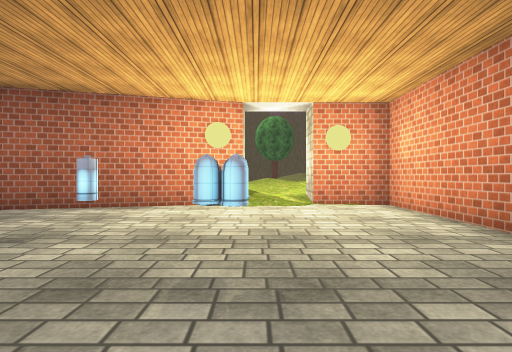
View 1 (above)

12 first-person views from a walk through a Unity game level. The camera is 1.2 m above the floor, looks level and sees 80° across. The floor is counted in squares, 2 m on a side. Each view is taken from the middle of a square. On the plan, view 1 faces up. The plan holds only what a view shows up to about 9 squares ahead; the rest is blank. The place goes on beyond the plan. Some trees and plants on the terrain are drawn as simple stand-ins. The player character is not drawn. Some animated figures are left out. Some surface patterns are stand-ins.

View 2
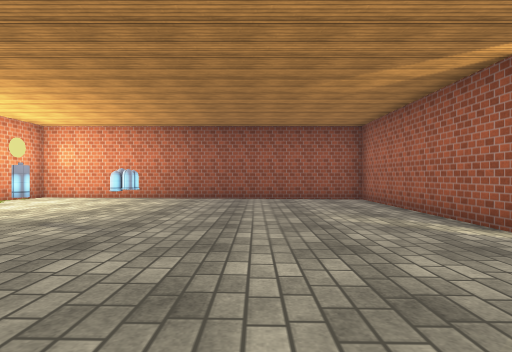

View 3
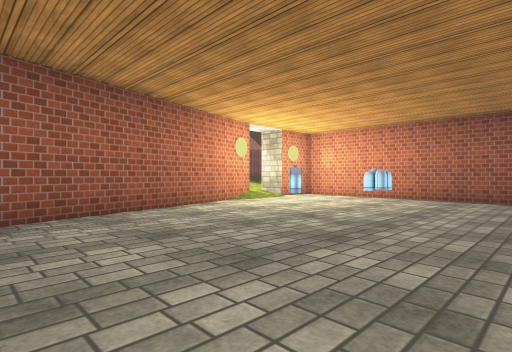

View 4
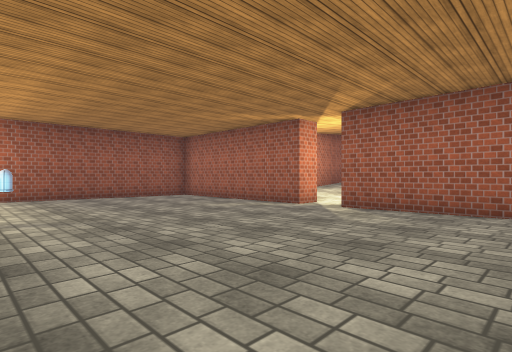

View 5
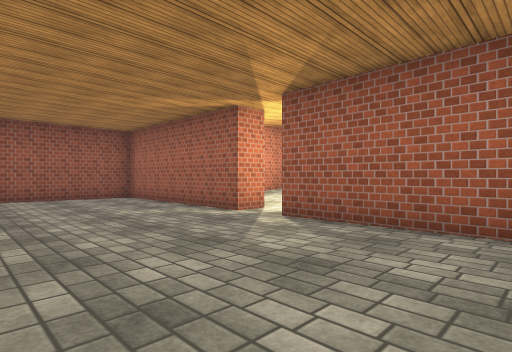

View 6
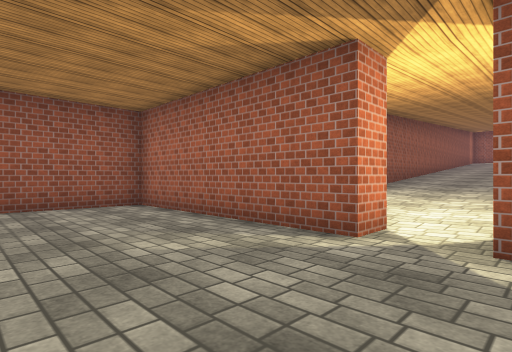

View 7
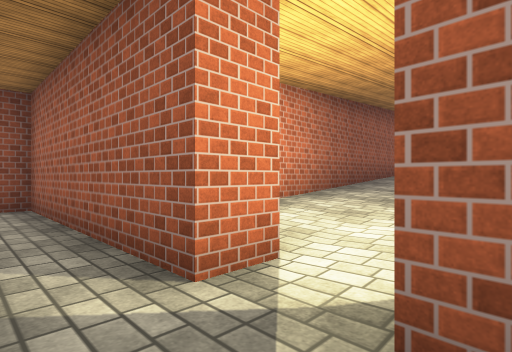

View 8
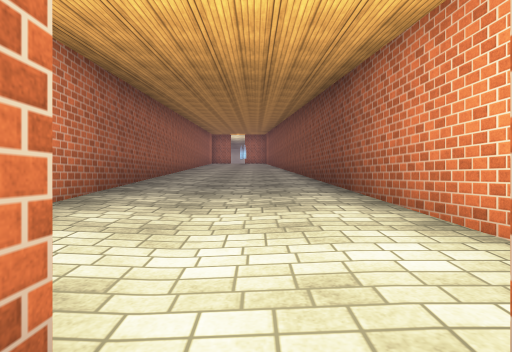

View 9
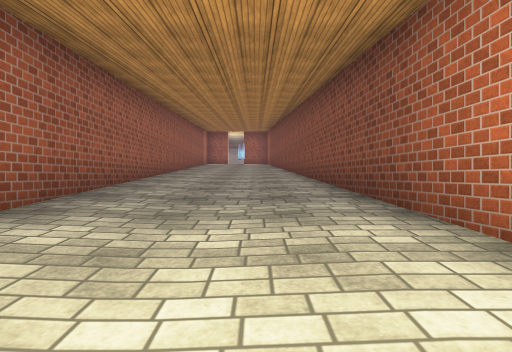

View 10
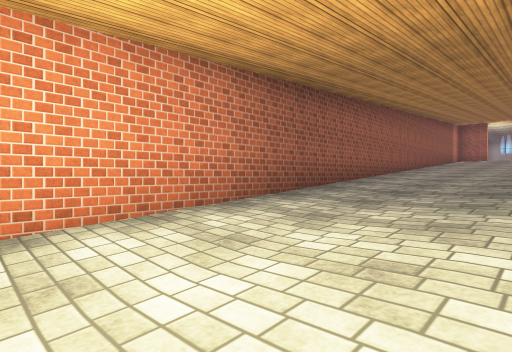

View 11
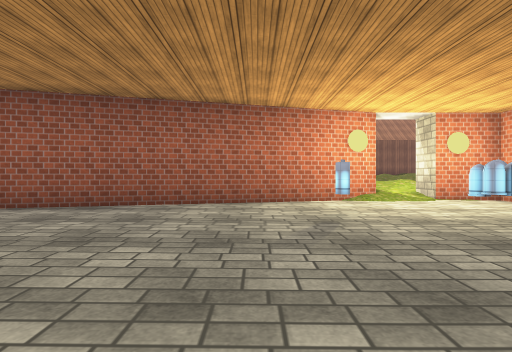

View 12
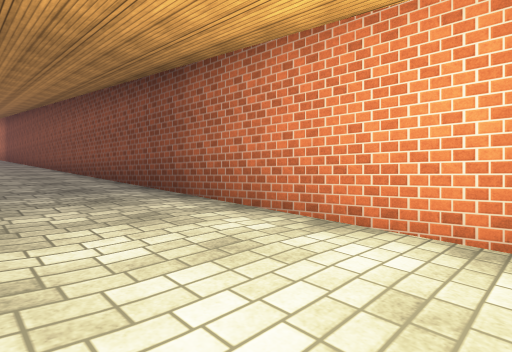

### Floor plan
Key: @ floor where view 1 was taken; # wall or solid block; . main floor; : floor 0.25 m higher than the main floor; + floor 0.5 m higher than the main floor; * floor 0.75 m higher than the main floor; % floor 1 m higher than the main floor; & floor 1.25 m higher than the main floor; / step, stairs or slope; O other object.
Columns run from 7 left of view 1 to 3 right of it. Each row starts with its distance up from view 1.
  9        **
  8        ++
  7        ++
  6    ####/:##
  5 ####......#
  4 ..........#
  3 ..........#
  2 .......O..#
  1 ..........#
  0 .......@..#
 -1 ..........#
 -2 ..........#
 -3 ####.######
 -4   #....#
 -5   #::::#
 -6   #++++#
 -7   #++++#
 -8   #++++#
 -9   #****#
-10   #***%#
-11   #%%%&#
-12   #&&&&#

Positions as (right, up) in squares from view 1, and headings:
1: (0, 0), facing up
2: (-6, 0), facing right
3: (-6, 0), facing up-right
4: (-7, 3), facing down-right
5: (-7, 1), facing down-right
6: (-4, 0), facing down-right
7: (-4, -2), facing down-right
8: (-3, -3), facing down
9: (-3, -5), facing down
10: (-4, -4), facing down-right
11: (-3, -1), facing up
12: (-2, -4), facing down-left
